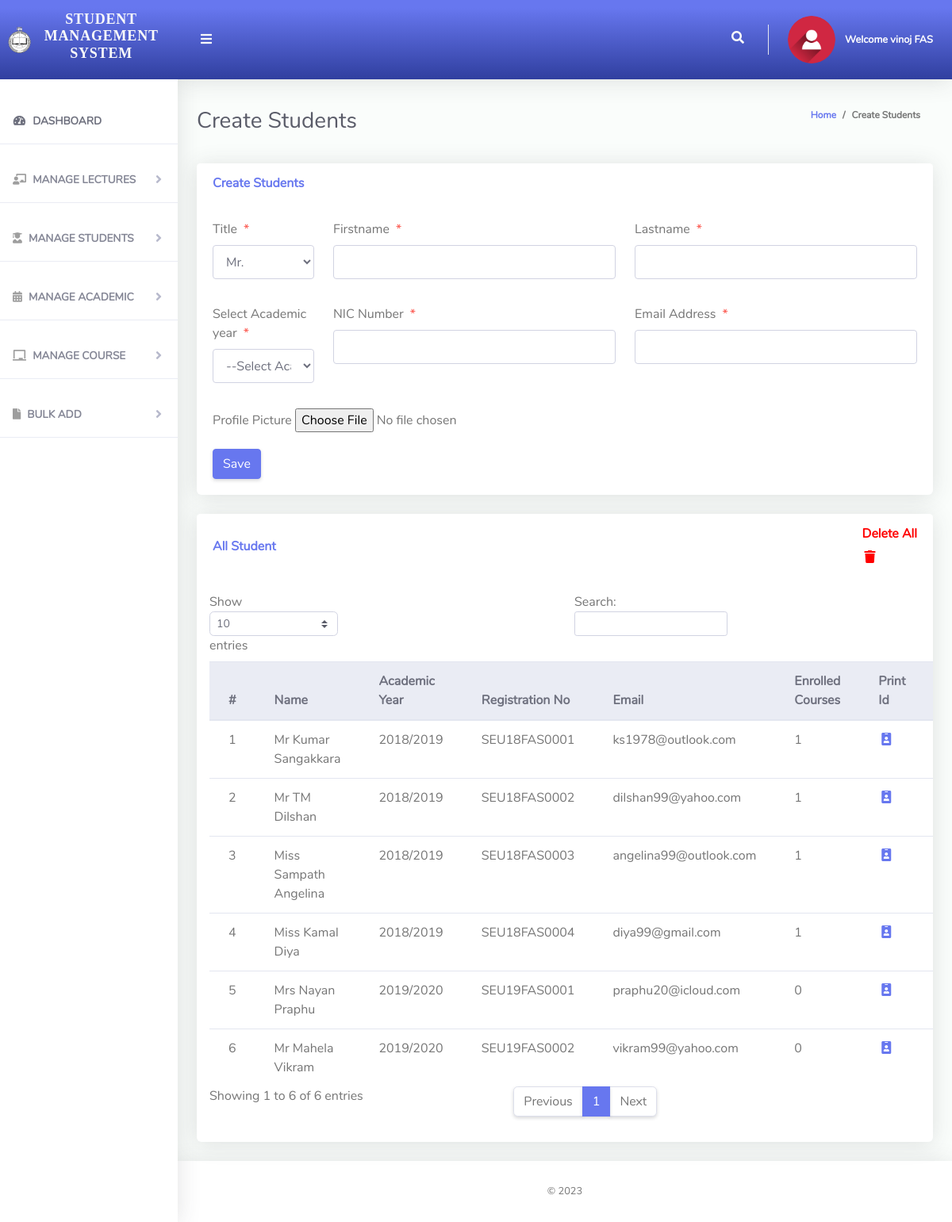
Page /Admin/Students.php (signed in) on the committed database.
### tables this page shows
CREATE TABLE `tblstudents` (
  `id` int(40) NOT NULL,
  `Title` varchar(10) NOT NULL,
  `firstName` varchar(255) NOT NULL,
  `lastName` varchar(255) NOT NULL,
  `Academic_year` varchar(40) NOT NULL,
  `RegNumber` varchar(255) NOT NULL,
  `Nicno` varchar(30) NOT NULL,
  `username` varchar(30) NOT NULL,
  `password` varchar(255) NOT NULL,
  `dateCreated` varchar(50) NOT NULL,
  `CourseEnrollStatus` int(10) NOT NULL,
  `email` varchar(40) NOT NULL,
  `status` varchar(255) NOT NULL
);

### Admin/Students.php (the view, shortened to what this page needs)
<?php
include '../Includes/dbcon.php';
$label_remove=1;
?>
<!DOCTYPE html>
<html lang="en">
<head>
    <link href="../vendor/fontawesome-free/css/all.min.css" rel="stylesheet" type="text/css">
    <link href="../vendor/bootstrap/css/bootstrap.min.css" rel="stylesheet" type="text/css">
    <link href="css/ruang-admin.min.css" rel="stylesheet">
    <link href="css/ruang-admin.css" rel="stylesheet">
    <link rel="stylesheet" type="text/css" href="css/sweetalert.css">
</head>
<body id="page-top">
    <div id="wrapper">
        <?php include "Includes/sidebar.php"; ?>
        <div id="content-wrapper" class="d-flex flex-column">
            <div id="content">
                <?php include "Includes/topbar.php"; ?>
                <div class="container-fluid" id="container-wrapper">
                    <div class="d-sm-flex align-items-center justify-content-between mb-4">
                        <h1 class="h3 mb-0 text-gray-800">Create Students</h1>
                        <ol class="breadcrumb">
                            <li class="breadcrumb-item"><a href="./">Home</a></li>
                            <li class="breadcrumb-item active" aria-current="page">Create Students</li>
                        </ol>
                    </div>
                    <div class="row">
                        <div class="col-lg-12">
                            <div class="card mb-4">
                                <div class="card-header py-3 d-flex flex-row align-items-center justify-content-between">
                                    <h6 class="m-0 font-weight-bold text-primary">Create Students</h6>
                                </div>
                                <div class="card-body">
                                    <form method="post" enctype='multipart/form-data'>
                                        <div class="form-group row mb-3">
                                            <div class="col-xl-2">
                                                <label class="form-control-label">Title<span class="text-danger ml-2">*</span></label>
                                                <select required name="Title" class="form-control mb-3" value="<?php echo $row['Title']; ?>">
                                                    <option value="Mr" <?php if ($row['Title'] === 'Mr') echo 'selected'; ?>>Mr.</option>
                                                </select>
                                            </div>
                                            <div class="col-xl-5">
                                                <label class="form-control-label">Firstname<span class="text-danger ml-2">*</span></label>
                                                <input type="text" class="form-control" required name="firstName" value="<?php echo $row['firstName']; ?>" id="exampleInputFirstName">
                                            </div>
                                            <div class="col-xl-5">
                                                <label class="form-control-label">Lastname<span class="text-danger ml-2">*</span></label>
                                                <input type="text" class="form-control" required name="lastName" value="<?php echo $row['lastName']; ?>" id="exampleInputFirstName">
                                            </div>
                                        </div>
                                        <div class="form-group row mb-3">
                                            <?php if ($label_remove > 0) { ?>
                                                <div class="col-xl-2">
                                                    <label class="form-control-label">Select Academic year<span class="text-danger ml-2">*</span></label>
                                                    <?php
                                                    $qry = "SELECT DISTINCT sessionName FROM tblacademic ORDER BY Id ASC";
                                                    $result = $conn->query($qry);
                                                    $num = $result->num_rows;
                                                    if ($num > 0) {
                                                        echo ' <select required name="Academic" onchange="classArmDropdown(this.value)" class="form-control mb-3">';
                                                        echo '<option value="">--Select Academic year--</option>';
                                                        echo '</select>';
                                                    } else {
                                                        echo ' <select required name="" onchange="classArmDropdown(this.value)" class="form-control mb-3">';
                                                        echo '<option value="">--Select Academic year--</option>';
                                                        echo '<option>No Academic year Available</option>';
                                                        echo '</select>';
                                                    }
                                                    ?>
                                                </div>
                                            <?php } ?>
                                            <div class="col-xl-5">
                                                <label class="form-control-label">NIC Number<span class="text-danger ml-2">*</span></label>
                                                <input type="text" class="form-control" required name="nic" value="<?php echo $row['Nicno']; ?>" id="exampleInputFirstName">
                                            </div>
                                            <div class="col-xl-5">
                                                <label class="form-control-label">Email Address<span class="text-danger ml-2">*</span></label>
                                                <input type="email" class="form-control" required name="emailAddress" value="<?php echo $row['email']; ?>" id="exampleInputFirstName">
                                            </div>
                                        </div>
                                        <div class="form-group row mb-3">
                                            <div class="col-xl-6">
                                                <label class="form-control-label">Profile Picture</label>
                                                <input name='file' type='file' id='file'>
                                            </div>
                                        </div>
                                        <?php
                                          if ($_GET['action'] == "edit") {
                                            ?>
                                            <button type="submit" name="update" class="btn btn-warning">Update</button>
                                            <?php
                                          } else {
                                            ?>
                                            <button type="submit" name="save" class="btn btn-primary">Save</button>
                                            <?php
                                          }
                                          ?>
                                    </form>
                                </div>
                            </div>
                            <div class="row">
                                <div class="col-lg-12">
                                    <div class="card mb-4">
                                        <div class="card-header py-3 d-flex flex-row align-items-center justify-content-between">
                                            <h6 class="m-0 font-weight-bold text-primary">All Student</h6>
                                            <a href='' onclick="return confirmDeleteAll('student')">
                                                <h6 style="color:Red;font-weight: bold;">Delete All</h6><i class='fas fa-fw fa-trash' style="color: red;"></i>
                                            </a>
                                        </div>
                                        <div class="table-responsive p-3">
                                            <table class="table align-items-center table-flush table-hover" id="dataTableHover">
                                                <thead class="thead-light">
                                                    <tr>
                                                        <th>#</th>
                                                        <th>Name</th>
                                                        <th>Academic Year</th>
                                                        <th>Registration No</th>
                                                        <th>Email</th>
                                                        <th>Enrolled Courses</th>
                                                        <th>Print Id</th>
                                                        <th>Edit</th>
                                                    </tr>
                                                </thead>
                                                <tbody>
                                                    <?php
                                                    $query = "SELECT * from tblstudents where status='Active'";
                                                    $rs = $conn->query($query);
                                                    $num = $rs->num_rows;
                                                    $sn = 0;
                                                    if ($num > 0) {
                                                        while ($row = $rs->fetch_assoc()) {
                                                            $reg = $row['RegNumber'];
                                                            $query = mysqli_query($conn, "SELECT * from tblstudentenroll where SRegnumber='$reg'");
                                                            $count = mysqli_num_rows($query);
                                                            $regNumber = $row['RegNumber'];
                                                            $name = $row['Title'] . ' ' . $row['firstName'] . ' ' . $row['lastName'];
                                                            $sn = $sn + 1;
                                                            $academicYear = $row['Academic_year'];
                                                            echo "
                                                            <tr>
                                                                <td>" . $sn . "</td>
                                                                <td>" . $name . "</td>
                                                                <td>" . $academicYear. "</td>
                                                                <td>" . $regNumber . "</td>
                                                                <td>" . $row['email'] . "</td>
                                                                <td>" . $count . "</td>
                                                                <td><a href='print.php?home=1&academic=".$academicYear."&student=".$regNumber."' target='_blank'><i class='fas fa-fw fa-id-badge'></i></a></td>
                                                                <td><a href='?action=edit&Id=" . $row['RegNumber'] . "'><i class='fas fa-fw fa-edit'></i></a></td>
                                                                <td><a href='' onclick='return confirmDelete(\"$regNumber\")'><i class='fas fa-fw fa-trash'></i></a></td>
                                                            </tr>";
                                                        }
                                                    } else {
                                                        echo "<div class='alert alert-danger' role='alert'>
                                                                No Record Found!
                                                              </div>";
                                                    }
                                                    ?>
                                                </tbody>
                                            </table>
                                        </div>
                                    </div>
                                </div>
                            </div>
                        </div>
                    </div>
                </div>
                <?php include "Includes/footer.php"; ?>
            </div>
        </div>
    </div>
</body>
</html>

### Admin/Includes/topbar.php (shortened to what this page needs)
<?php
  $query = "SELECT * FROM tbladmin WHERE Id = ".$_SESSION['userId']."";
  $rs = $conn->query($query);
  $rows = $rs->fetch_assoc();
  $fullName = $rows['firstName']." ".$rows['lastName'];
?>
<nav class="navbar navbar-expand navbar-light topbar mb-4 static-top bg-gradient-primary" style="height: 100px;" >
          <button id="sidebarToggleTop" class="btn btn-link rounded-circle mr-3">
            <i class="fa fa-bars"></i>
          </button>
          <ul class="navbar-nav ml-auto">
            <li class="nav-item dropdown no-arrow">
              <a class="nav-link dropdown-toggle" href="#" id="searchDropdown" role="button" data-toggle="dropdown"
                aria-haspopup="true" aria-expanded="false">
                <i class="fas fa-search fa-fw"></i>
              </a>
            </li>
            <li class="dropdown no-arrow">
              <a class="nav-link dropdown-toggle" href="#" id="userDropdown" role="button" data-toggle="dropdown"
                aria-haspopup="true" aria-expanded="false">
                <img class="img-profile rounded-circle" src="img/user-icn.png" style="max-width: 60px">
                <span class="ml-2 d-none d-lg-inline text-white small"><b>Welcome <?php echo $fullName;?></b></span>
              </a>
            </li>
          </ul>
        </nav>

### rows in the picture
tblstudents: name "Mr Kumar Sangakkara", Academic_year "2018/2019", RegNumber "SEU18FAS0001", email "ks1978@outlook.com", count "1"
tblstudents: name "Mr TM Dilshan", Academic_year "2018/2019", RegNumber "SEU18FAS0002", email "dilshan99@yahoo.com", count "1"
tblstudents: name "Miss Sampath Angelina", Academic_year "2018/2019", RegNumber "SEU18FAS0003", email "angelina99@outlook.com", count "1"
tblstudents: name "Miss Kamal Diya", Academic_year "2018/2019", RegNumber "SEU18FAS0004", email "diya99@gmail.com", count "1"
tblstudents: name "Mrs Nayan Praphu", Academic_year "2019/2020", RegNumber "SEU19FAS0001", email "praphu20@icloud.com", count "0"
tblstudents: name "Mr Mahela Vikram", Academic_year "2019/2020", RegNumber "SEU19FAS0002", email "vikram99@yahoo.com", count "0"

### other values in the picture
$fullName "vinoj FAS"
